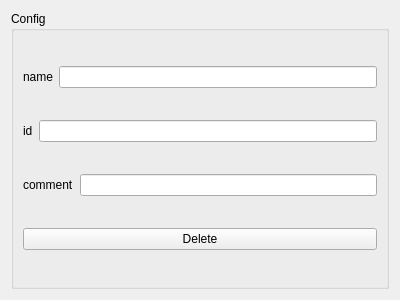
<?xml version="1.0" encoding="UTF-8"?>
<ui version="4.0">
 <class>CfgDetails</class>
 <widget class="QWidget" name="CfgDetails">
  <property name="geometry">
   <rect>
    <x>0</x>
    <y>0</y>
    <width>400</width>
    <height>300</height>
   </rect>
  </property>
  <property name="minimumSize">
   <size>
    <width>200</width>
    <height>0</height>
   </size>
  </property>
  <property name="windowTitle">
   <string>CfgDetails</string>
  </property>
  <layout class="QVBoxLayout" name="verticalLayout_2">
   <item>
    <widget class="QGroupBox" name="groupBox">
     <property name="title">
      <string>Config</string>
     </property>
     <layout class="QVBoxLayout" name="verticalLayout">
      <item>
       <layout class="QHBoxLayout" name="horizontalLayout_3">
        <item>
         <widget class="QLabel" name="nameLabel">
          <property name="text">
           <string>name</string>
          </property>
         </widget>
        </item>
        <item>
         <widget class="QLineEdit" name="nameEdit"/>
        </item>
       </layout>
      </item>
      <item>
       <layout class="QHBoxLayout" name="horizontalLayout_2">
        <item>
         <widget class="QLabel" name="idLabel_2">
          <property name="text">
           <string>id</string>
          </property>
         </widget>
        </item>
        <item>
         <widget class="QLineEdit" name="idEdit"/>
        </item>
       </layout>
      </item>
      <item>
       <layout class="QHBoxLayout" name="horizontalLayout">
        <item>
         <widget class="QLabel" name="commentLabel">
          <property name="text">
           <string>comment</string>
          </property>
         </widget>
        </item>
        <item>
         <widget class="QLineEdit" name="commentEdit"/>
        </item>
       </layout>
      </item>
      <item>
       <widget class="QPushButton" name="deleteCfgButton">
        <property name="text">
         <string>Delete</string>
        </property>
       </widget>
      </item>
     </layout>
    </widget>
   </item>
  </layout>
 </widget>
 <resources/>
 <connections/>
</ui>
